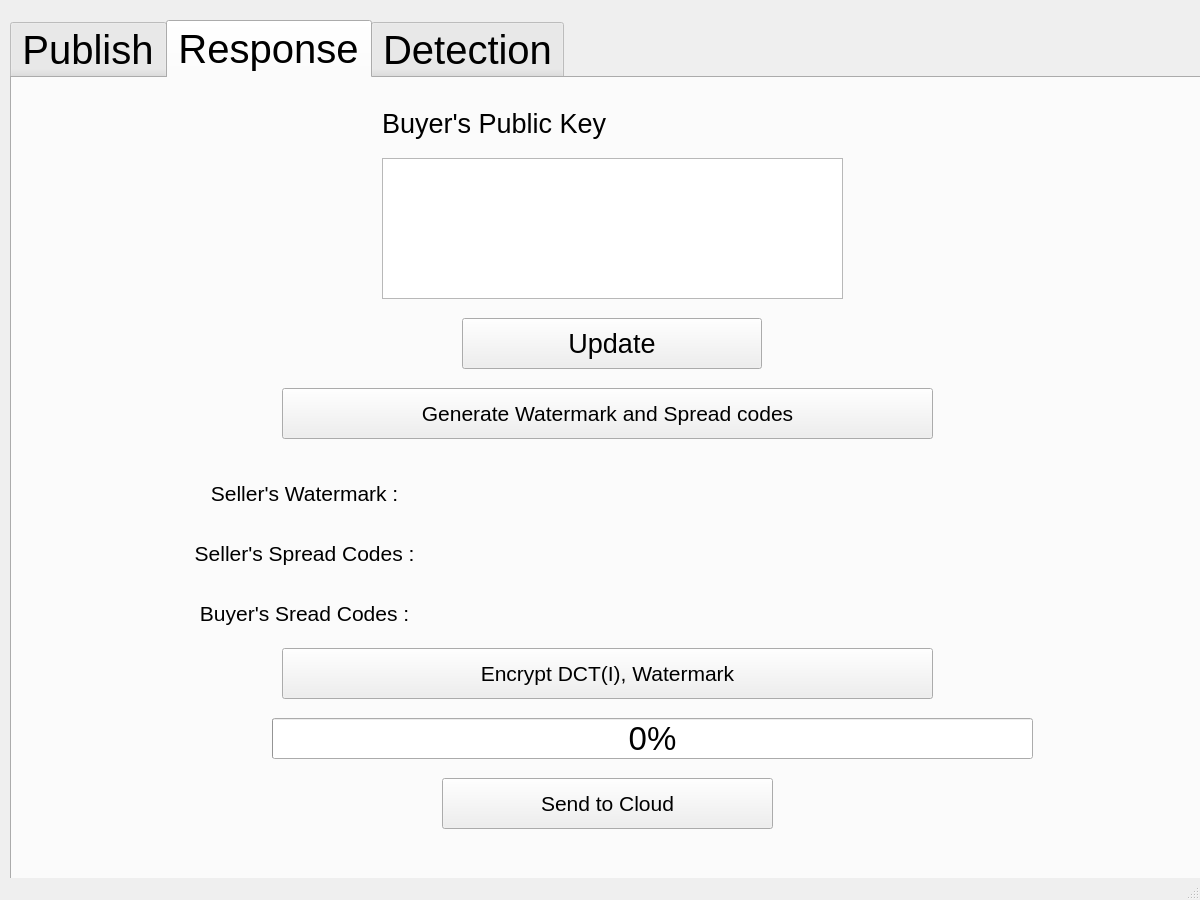
<?xml version="1.0" encoding="UTF-8"?>
<ui version="4.0">
 <class>MainWindow</class>
 <widget class="QMainWindow" name="MainWindow">
  <property name="geometry">
   <rect>
    <x>0</x>
    <y>0</y>
    <width>1200</width>
    <height>900</height>
   </rect>
  </property>
  <property name="minimumSize">
   <size>
    <width>1200</width>
    <height>900</height>
   </size>
  </property>
  <property name="windowTitle">
   <string>Seller</string>
  </property>
  <widget class="QWidget" name="centralwidget">
   <widget class="QTabWidget" name="tabWidget">
    <property name="geometry">
     <rect>
      <x>10</x>
      <y>20</y>
      <width>1200</width>
      <height>981</height>
     </rect>
    </property>
    <property name="minimumSize">
     <size>
      <width>1200</width>
      <height>900</height>
     </size>
    </property>
    <property name="font">
     <font>
      <pointsize>30</pointsize>
     </font>
    </property>
    <property name="currentIndex">
     <number>1</number>
    </property>
    <widget class="QWidget" name="tab_3">
     <property name="font">
      <font>
       <pointsize>15</pointsize>
      </font>
     </property>
     <attribute name="title">
      <string>Publish</string>
     </attribute>
     <widget class="QLabel" name="label">
      <property name="geometry">
       <rect>
        <x>50</x>
        <y>50</y>
        <width>512</width>
        <height>512</height>
       </rect>
      </property>
      <property name="font">
       <font>
        <pointsize>30</pointsize>
       </font>
      </property>
      <property name="text">
       <string>Original Image</string>
      </property>
      <property name="alignment">
       <set>Qt::AlignCenter</set>
      </property>
     </widget>
     <widget class="QLabel" name="label_2">
      <property name="geometry">
       <rect>
        <x>650</x>
        <y>50</y>
        <width>512</width>
        <height>512</height>
       </rect>
      </property>
      <property name="font">
       <font>
        <pointsize>30</pointsize>
       </font>
      </property>
      <property name="text">
       <string>Degraded Image</string>
      </property>
      <property name="alignment">
       <set>Qt::AlignCenter</set>
      </property>
     </widget>
     <widget class="QPushButton" name="pushButton_6">
      <property name="geometry">
       <rect>
        <x>80</x>
        <y>610</y>
        <width>300</width>
        <height>51</height>
       </rect>
      </property>
      <property name="font">
       <font>
        <pointsize>20</pointsize>
       </font>
      </property>
      <property name="text">
       <string>Select image</string>
      </property>
     </widget>
     <widget class="QPushButton" name="pushButton">
      <property name="geometry">
       <rect>
        <x>440</x>
        <y>610</y>
        <width>300</width>
        <height>51</height>
       </rect>
      </property>
      <property name="font">
       <font>
        <pointsize>20</pointsize>
       </font>
      </property>
      <property name="text">
       <string>Separate</string>
      </property>
     </widget>
     <widget class="QPushButton" name="pushButton_4">
      <property name="geometry">
       <rect>
        <x>800</x>
        <y>610</y>
        <width>300</width>
        <height>51</height>
       </rect>
      </property>
      <property name="font">
       <font>
        <pointsize>20</pointsize>
       </font>
      </property>
      <property name="text">
       <string>Publish</string>
      </property>
     </widget>
    </widget>
    <widget class="QWidget" name="tab_4">
     <attribute name="title">
      <string>Response</string>
     </attribute>
     <widget class="QPushButton" name="pushButton_2">
      <property name="geometry">
       <rect>
        <x>270</x>
        <y>310</y>
        <width>651</width>
        <height>51</height>
       </rect>
      </property>
      <property name="font">
       <font>
        <pointsize>16</pointsize>
       </font>
      </property>
      <property name="text">
       <string>Generate Watermark and Spread codes</string>
      </property>
     </widget>
     <widget class="QLabel" name="label_3">
      <property name="geometry">
       <rect>
        <x>450</x>
        <y>390</y>
        <width>561</width>
        <height>51</height>
       </rect>
      </property>
      <property name="font">
       <font>
        <pointsize>16</pointsize>
       </font>
      </property>
      <property name="text">
       <string/>
      </property>
      <property name="alignment">
       <set>Qt::AlignCenter</set>
      </property>
     </widget>
     <widget class="QPushButton" name="pushButton_3">
      <property name="geometry">
       <rect>
        <x>270</x>
        <y>570</y>
        <width>651</width>
        <height>51</height>
       </rect>
      </property>
      <property name="font">
       <font>
        <pointsize>16</pointsize>
       </font>
      </property>
      <property name="text">
       <string>Encrypt DCT(I), Watermark</string>
      </property>
     </widget>
     <widget class="QProgressBar" name="progressBar">
      <property name="geometry">
       <rect>
        <x>260</x>
        <y>640</y>
        <width>761</width>
        <height>41</height>
       </rect>
      </property>
      <property name="font">
       <font>
        <pointsize>25</pointsize>
       </font>
      </property>
      <property name="value">
       <number>0</number>
      </property>
     </widget>
     <widget class="QPushButton" name="pushButton_5">
      <property name="geometry">
       <rect>
        <x>430</x>
        <y>700</y>
        <width>331</width>
        <height>51</height>
       </rect>
      </property>
      <property name="font">
       <font>
        <pointsize>16</pointsize>
       </font>
      </property>
      <property name="text">
       <string>Send to Cloud</string>
      </property>
     </widget>
     <widget class="QListWidget" name="listWidget">
      <property name="geometry">
       <rect>
        <x>370</x>
        <y>80</y>
        <width>461</width>
        <height>141</height>
       </rect>
      </property>
      <property name="font">
       <font>
        <pointsize>12</pointsize>
       </font>
      </property>
     </widget>
     <widget class="QPushButton" name="pushButton_7">
      <property name="geometry">
       <rect>
        <x>450</x>
        <y>240</y>
        <width>300</width>
        <height>51</height>
       </rect>
      </property>
      <property name="font">
       <font>
        <pointsize>20</pointsize>
       </font>
      </property>
      <property name="text">
       <string>Update</string>
      </property>
     </widget>
     <widget class="QLabel" name="label_4">
      <property name="geometry">
       <rect>
        <x>450</x>
        <y>450</y>
        <width>561</width>
        <height>51</height>
       </rect>
      </property>
      <property name="font">
       <font>
        <pointsize>16</pointsize>
       </font>
      </property>
      <property name="text">
       <string/>
      </property>
      <property name="alignment">
       <set>Qt::AlignCenter</set>
      </property>
     </widget>
     <widget class="QLabel" name="label_5">
      <property name="geometry">
       <rect>
        <x>450</x>
        <y>510</y>
        <width>561</width>
        <height>51</height>
       </rect>
      </property>
      <property name="font">
       <font>
        <pointsize>16</pointsize>
       </font>
      </property>
      <property name="text">
       <string/>
      </property>
      <property name="alignment">
       <set>Qt::AlignCenter</set>
      </property>
     </widget>
     <widget class="QLabel" name="label_6">
      <property name="geometry">
       <rect>
        <x>370</x>
        <y>20</y>
        <width>291</width>
        <height>51</height>
       </rect>
      </property>
      <property name="font">
       <font>
        <pointsize>20</pointsize>
       </font>
      </property>
      <property name="text">
       <string>Buyer's Public Key</string>
      </property>
     </widget>
     <widget class="QLabel" name="label_7">
      <property name="geometry">
       <rect>
        <x>150</x>
        <y>510</y>
        <width>291</width>
        <height>51</height>
       </rect>
      </property>
      <property name="font">
       <font>
        <pointsize>16</pointsize>
       </font>
      </property>
      <property name="text">
       <string>Buyer's Sread Codes : </string>
      </property>
      <property name="alignment">
       <set>Qt::AlignCenter</set>
      </property>
     </widget>
     <widget class="QLabel" name="label_8">
      <property name="geometry">
       <rect>
        <x>150</x>
        <y>390</y>
        <width>291</width>
        <height>51</height>
       </rect>
      </property>
      <property name="font">
       <font>
        <pointsize>16</pointsize>
       </font>
      </property>
      <property name="text">
       <string>Seller's Watermark : </string>
      </property>
      <property name="alignment">
       <set>Qt::AlignCenter</set>
      </property>
     </widget>
     <widget class="QLabel" name="label_18">
      <property name="geometry">
       <rect>
        <x>150</x>
        <y>450</y>
        <width>291</width>
        <height>51</height>
       </rect>
      </property>
      <property name="font">
       <font>
        <pointsize>16</pointsize>
       </font>
      </property>
      <property name="text">
       <string>Seller's Spread Codes : </string>
      </property>
      <property name="alignment">
       <set>Qt::AlignCenter</set>
      </property>
     </widget>
    </widget>
    <widget class="QWidget" name="tab_5">
     <attribute name="title">
      <string>Detection</string>
     </attribute>
     <widget class="QPushButton" name="pushButton_8">
      <property name="geometry">
       <rect>
        <x>270</x>
        <y>520</y>
        <width>261</width>
        <height>61</height>
       </rect>
      </property>
      <property name="font">
       <font>
        <pointsize>20</pointsize>
       </font>
      </property>
      <property name="text">
       <string>Open File</string>
      </property>
     </widget>
     <widget class="QLabel" name="label_9">
      <property name="geometry">
       <rect>
        <x>310</x>
        <y>0</y>
        <width>512</width>
        <height>512</height>
       </rect>
      </property>
      <property name="minimumSize">
       <size>
        <width>512</width>
        <height>512</height>
       </size>
      </property>
      <property name="text">
       <string/>
      </property>
     </widget>
     <widget class="QPushButton" name="pushButton_9">
      <property name="geometry">
       <rect>
        <x>570</x>
        <y>520</y>
        <width>321</width>
        <height>61</height>
       </rect>
      </property>
      <property name="font">
       <font>
        <pointsize>20</pointsize>
       </font>
      </property>
      <property name="text">
       <string>Extract Watermark</string>
      </property>
     </widget>
     <widget class="QLabel" name="label_10">
      <property name="geometry">
       <rect>
        <x>220</x>
        <y>580</y>
        <width>321</width>
        <height>61</height>
       </rect>
      </property>
      <property name="font">
       <font>
        <pointsize>16</pointsize>
       </font>
      </property>
      <property name="text">
       <string/>
      </property>
     </widget>
     <widget class="QLabel" name="label_11">
      <property name="geometry">
       <rect>
        <x>100</x>
        <y>580</y>
        <width>121</width>
        <height>61</height>
       </rect>
      </property>
      <property name="font">
       <font>
        <pointsize>16</pointsize>
       </font>
      </property>
      <property name="text">
       <string>Buyer's WM:</string>
      </property>
     </widget>
     <widget class="QLabel" name="label_12">
      <property name="geometry">
       <rect>
        <x>100</x>
        <y>630</y>
        <width>121</width>
        <height>61</height>
       </rect>
      </property>
      <property name="font">
       <font>
        <pointsize>16</pointsize>
       </font>
      </property>
      <property name="text">
       <string>Seller's WM:</string>
      </property>
     </widget>
     <widget class="QLabel" name="label_13">
      <property name="geometry">
       <rect>
        <x>220</x>
        <y>630</y>
        <width>321</width>
        <height>61</height>
       </rect>
      </property>
      <property name="font">
       <font>
        <pointsize>16</pointsize>
       </font>
      </property>
      <property name="text">
       <string/>
      </property>
     </widget>
     <widget class="QLabel" name="label_14">
      <property name="geometry">
       <rect>
        <x>620</x>
        <y>630</y>
        <width>511</width>
        <height>61</height>
       </rect>
      </property>
      <property name="font">
       <font>
        <pointsize>16</pointsize>
       </font>
      </property>
      <property name="text">
       <string/>
      </property>
     </widget>
     <widget class="QLabel" name="label_15">
      <property name="geometry">
       <rect>
        <x>620</x>
        <y>580</y>
        <width>511</width>
        <height>61</height>
       </rect>
      </property>
      <property name="font">
       <font>
        <pointsize>16</pointsize>
       </font>
      </property>
      <property name="text">
       <string/>
      </property>
     </widget>
     <widget class="QLabel" name="label_16">
      <property name="geometry">
       <rect>
        <x>560</x>
        <y>630</y>
        <width>61</width>
        <height>61</height>
       </rect>
      </property>
      <property name="font">
       <font>
        <pointsize>16</pointsize>
       </font>
      </property>
      <property name="text">
       <string>Hash:</string>
      </property>
     </widget>
     <widget class="QLabel" name="label_17">
      <property name="geometry">
       <rect>
        <x>560</x>
        <y>580</y>
        <width>61</width>
        <height>61</height>
       </rect>
      </property>
      <property name="font">
       <font>
        <pointsize>16</pointsize>
       </font>
      </property>
      <property name="text">
       <string>Hash:</string>
      </property>
     </widget>
    </widget>
   </widget>
  </widget>
  <widget class="QMenuBar" name="menubar">
   <property name="geometry">
    <rect>
     <x>0</x>
     <y>0</y>
     <width>1200</width>
     <height>22</height>
    </rect>
   </property>
  </widget>
  <widget class="QStatusBar" name="statusbar"/>
 </widget>
 <resources/>
 <connections/>
</ui>
